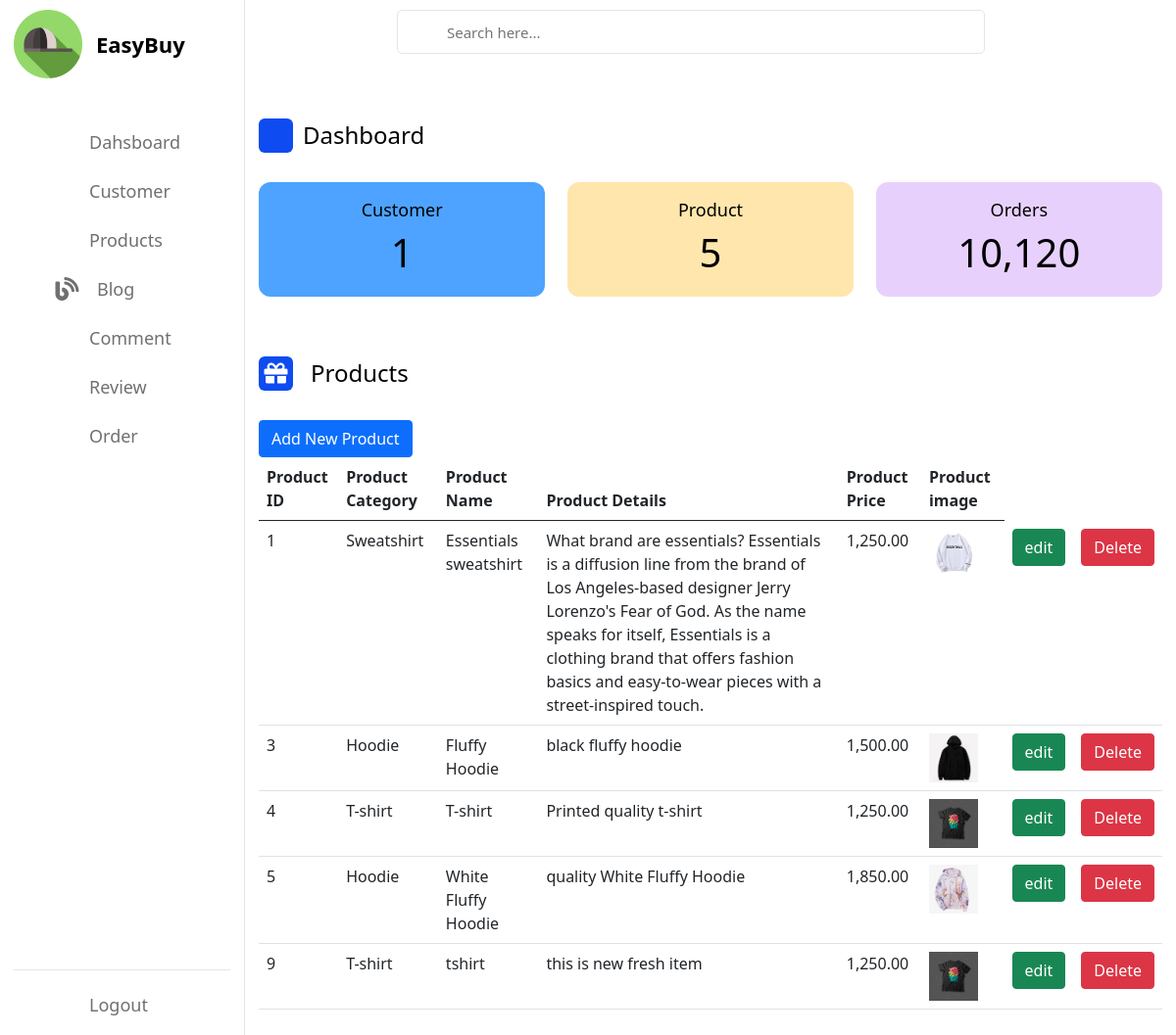
The app's page /home/view-product with its own data.
### Home/models.py (models this page shows, shortened)
class Product(models.Model):
    id=models.AutoField(auto_created=True,primary_key=True)
    category = models.ForeignKey(Category, related_name='products', on_delete=models.CASCADE,null=True, blank=True,)
    name = models.CharField(max_length=200, db_index=True,blank=True)
    slug = models.SlugField(max_length=200, db_index=True,blank=True)
    image=models.ImageField(upload_to=filepath,blank=True)
    description = models.TextField(blank=True)
    price = models.DecimalField(null=True, blank=True,max_digits=10, decimal_places=2)
    available = models.BooleanField(default=True)
    class Meta:
        db_table = "ProductForm"
        ordering = ('name',)
        index_together = (('id', 'slug'),)
    class Meta:
        db_table="Products"

class Category(models.Model):
    name = models.CharField(max_length=200, db_index=True)
    gender = models.CharField(max_length=1, choices=GENDER_CHOICES)
    slug = models.SlugField(max_length=200, unique=True)
    class Meta:
        ordering = ('name',)
        verbose_name = 'category'
        verbose_name_plural = 'categories'
    def __str__(self):
        return self.name

### Home/views.py (the view)
# urls.py: path('view-product', views.view_product, name='view-product'),
def view_product(request):
    user = get_user_model()
    product=Product.objects.all()
    usercount = Customer.objects.all().count()
    productcount = Product.objects.all().count()
    data = {
        'product':product,
        'usercount':usercount,
        'productcount':productcount,
    }
    return render(request,'admin/view_product.html',data)

### templates/admin/view_product.html (shortened to what this page needs)
{% extends 'admin/admindashboard.html' %}
{% block content %}
{% load static %}
<div class="activity">
    <div class="title">
        <i class="fas fa-gift me-2">    </i>
        <span class="text">Products</span>
    </div>
    <a class="btn btn-primary btn-xs" href="{% url 'productform' %}">Add New Product </a>
    <table class="table table-hover" id="dev-table">
        <thead>
            <tr>
                <th>Product ID</th>
                <th>Product Category</th>
                <th>Product Name</th>
                <th>Product Details</th>
                <th>Product Price</th>
                <th>Product image</th>
            </tr>
        </thead>
        {% for p in product %}
        <tr>
            <td> {{p.id}}</td>
            <td> {{p.category}}</td>
            <td>{{p.name}}</td>
            <td>{{p.description}}</td>
            <td>{{p.price}}</td>
            <td><img src="/media/{{p.image}}" style="max-width: 150px;" height="50px"></td>
            <td><a class="btn btn-success btn-xs" href="/edit_product/{{p.id}}">edit</a></td>
            <td><a class="btn btn-danger btn-xs" href="/delete_product/{{p.id}}">Delete</a></td>
        </tr>
        {% endfor %}
    </table>
</div>
</div>
{%endblock content%}

### static/css/admindashboard.css (style rules this page uses)
:root { --primary-color: #0E4BF1; --panel-color: #FFF; --text-color: #000; --black-light-color: #707070; --border-color: #e6e5e5; --toggle-color: #DDD; --box1-color: #4DA3FF; --box2-color: #FFE6AC; --box3-color: #E7D1FC; --title-icon-color: #fff; --tran-05: all 0.5s ease; --tran-03: all 0.3s ease; --tran-03: all 0.2s ease; }
.dash-content .title { display: flex; align-items: center; margin: 60px 0 30px 0; }
.dash-content .title i { position: relative; height: 35px; width: 35px; background-color: var(--primary-color); border-radius: 6px; color: var(--title-icon-color); display: flex; align-items: center; justify-content: center; font-size: 24px; }
.dash-content .title .text { font-size: 24px; font-weight: 500; color: var(--text-color); margin-left: 10px; }

### templates/admin/view_product.html (style rules this page uses)
table thead tr th { font-family: var(--bs-font-sans-serif); font-size: 1rem; font-weight: 700; }

### records on screen
Product: id "1", category "Sweatshirt", name "Essentials sweatshirt", description "What brand are essentials? Essentials is a diffusion line from the brand of Los Angeles-based designer Jerry Lorenzo's Fear of God. As the name speaks for itself, Essentials is a clothing brand that offers fashion basics and easy-to-wear pieces with a street-inspired touch.", price "1,250.00", image (picture)
Product: id "3", category "Hoodie", name "Fluffy Hoodie", description "black fluffy hoodie", price "1,500.00", image (picture)
Product: id "4", category "T-shirt", name "T-shirt", description "Printed quality t-shirt", price "1,250.00", image (picture)
Product: id "5", category "Hoodie", name "White Fluffy Hoodie", description "quality White Fluffy Hoodie", price "1,850.00", image (picture)
Product: id "9", category "T-shirt", name "tshirt", description "this is new fresh item", price "1,250.00", image (picture)

### other values on screen
{{ usercount }} "1"
{{ productcount }} "5"
